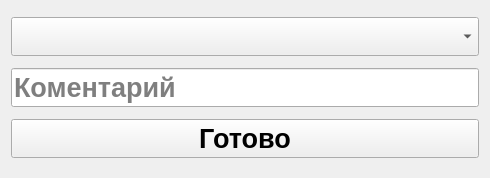
<?xml version="1.0" encoding="UTF-8"?>
<ui version="4.0">
 <class>Form</class>
 <widget class="QWidget" name="Form">
  <property name="geometry">
   <rect>
    <x>0</x>
    <y>0</y>
    <width>490</width>
    <height>178</height>
   </rect>
  </property>
  <property name="font">
   <font>
    <pointsize>20</pointsize>
    <bold>true</bold>
   </font>
  </property>
  <property name="windowTitle">
   <string>Остановка заказа</string>
  </property>
  <layout class="QGridLayout" name="gridLayout">
   <item row="2" column="0">
    <widget class="QPushButton" name="pushButton">
     <property name="text">
      <string>Готово</string>
     </property>
    </widget>
   </item>
   <item row="0" column="0">
    <layout class="QHBoxLayout" name="horizontalLayout">
     <item>
      <widget class="QComboBox" name="pause_comboBox">
       <property name="minimumSize">
        <size>
         <width>6</width>
         <height>0</height>
        </size>
       </property>
       <property name="currentIndex">
        <number>-1</number>
       </property>
       <property name="placeholderText">
        <string>Статус</string>
       </property>
       <item>
        <property name="text">
         <string>Пауза</string>
        </property>
       </item>
       <item>
        <property name="text">
         <string>Выполняется</string>
        </property>
       </item>
       <item>
        <property name="text">
         <string>В архиве</string>
        </property>
       </item>
       <item>
        <property name="text">
         <string>Стоп</string>
        </property>
       </item>
      </widget>
     </item>
    </layout>
   </item>
   <item row="1" column="0">
    <widget class="QLineEdit" name="plainTextEdit">
     <property name="text">
      <string/>
     </property>
     <property name="placeholderText">
      <string>Коментарий</string>
     </property>
    </widget>
   </item>
  </layout>
 </widget>
 <resources/>
 <connections/>
</ui>
